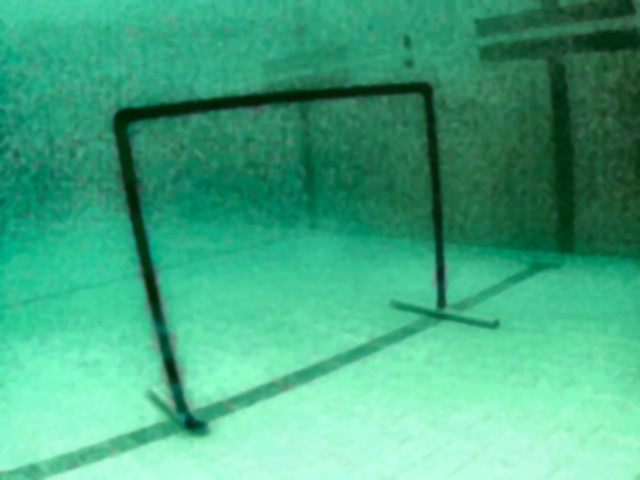
#> input picture smoothed_image.png, 640 x 480 px
$ python threshold.py
#> lines starting #> are read from the running program, lines starting #| are printed output that depends on the picture; after the words box and inside, x2 and y2 are one past the last pixel; in counts of white or black regions, pixels touching at a corner belong together
import cv2
import numpy as np

def adjust_thresholds(val):
    # Redefine the thresholds from the trackbar values
    blur_ksize = cv2.getTrackbarPos('Kernel Size', 'Detected Gate') * 2 + 1  # to keep it odd
    lower_threshold = cv2.getTrackbarPos('Lower Threshold', 'Detected Gate')
    upper_threshold = cv2.getTrackbarPos('Upper Threshold', 'Detected Gate')

    # Reapply Gaussian Blur with new kernel size
    blurred = cv2.GaussianBlur(gray, (blur_ksize, blur_ksize), 0)

    # Reapply Canny with new thresholds
    edges = cv2.Canny(blurred, lower_threshold, upper_threshold)

    # Find contours and draw them
    contours, _ = cv2.findContours(edges, cv2.RETR_EXTERNAL, cv2.CHAIN_APPROX_SIMPLE)
    detected_image = image.copy()
    for contour in contours:
        peri = cv2.arcLength(contour, True)
        approx = cv2.approxPolyDP(contour, 0.02 * peri, True)
        if len(approx) == 4:
            cv2.drawContours(detected_image, [approx], -1, (0, 255, 0), 3)

    # Show the results
    cv2.imshow('Detected Gate', detected_image)

# Load the image
image = cv2.imread('smoothed_image.png')
#> image is the input picture: shape (480, 640, 3); mean B, G, R 129.8, 170.1, 68.5
gray = cv2.cvtColor(image, cv2.COLOR_BGR2GRAY)
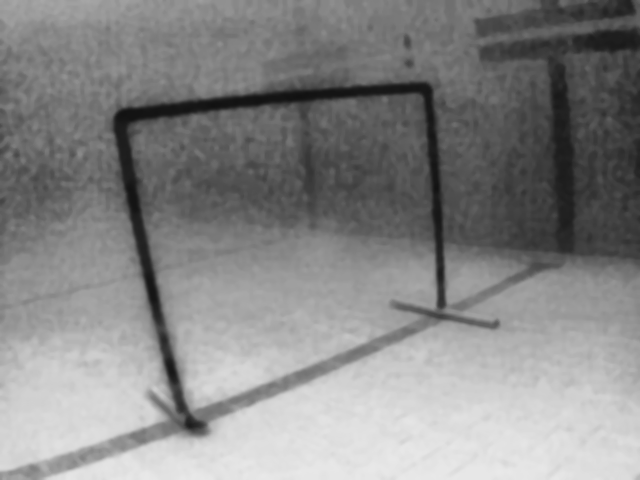
#> gray: shape (480, 640); min 17, max 233, mean 135.2

# Create a window
cv2.namedWindow('Detected Gate')

# Create trackbars
cv2.createTrackbar('Kernel Size', 'Detected Gate', 1, 10, adjust_thresholds)  # Kernel size from 1 to 20
cv2.createTrackbar('Lower Threshold', 'Detected Gate', 50, 255, adjust_thresholds)
cv2.createTrackbar('Upper Threshold', 'Detected Gate', 150, 255, adjust_thresholds)

# Initial call to function to display the initial image
adjust_thresholds(0)  # the argument doesn't matter here
#> in adjust_thresholds, `edges = cv2.Canny(blurred, lower_threshold, upper_threshold)`:
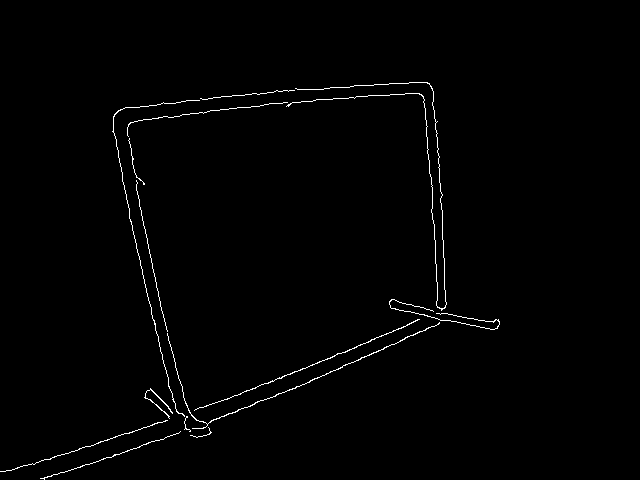
#> edges: shape (480, 640); 0.99% white in thin lines or dots, all inside (x1, y1, x2, y2) = (0, 82, 500, 480)
#> in adjust_thresholds, `contours, _ = cv2.findContours(edges, cv2.RETR_EXTERNAL, cv2.CHAIN_APP..`: contours = 14 contours, 11 with area under 20; largest, box (x1, y1, x2, y2) and area: (167, 322, 440, 429) 72, (194, 319, 420, 411) 48, (144, 388, 173, 419) 38
#> the loop in adjust_thresholds, `for contour in contours:` made 14 passes
#> (peri, approx) on passes 1, 3, 6, 7, 8, 9, 10, 11, 13: (320.4, [[180, 431], [40, 478]]), (377.9, [[167, 420], [0, 471]]), (806.9, [[439, 322], [207, 424], [167, 335], [203, 428]]), (527, [[419, 319], [194, 410]]), (499.2, [[389, 301], [499, 324]]), (329.3, [[136, 180], [167, 331]]), (109.3, [[129, 138], [134, 172], [144, 184], [134, 172]]), (364.6, [[287, 102], [138, 120], [127, 135], [138, 120]]), (201.3, [[294, 90], [200, 98]])
#> peri on passes 2, 4, 5, 12, 14: 58.87, 45.8, 160.1, 851.5, 1505.3
#> after the loop in adjust_thresholds, `for contour in contours:`:
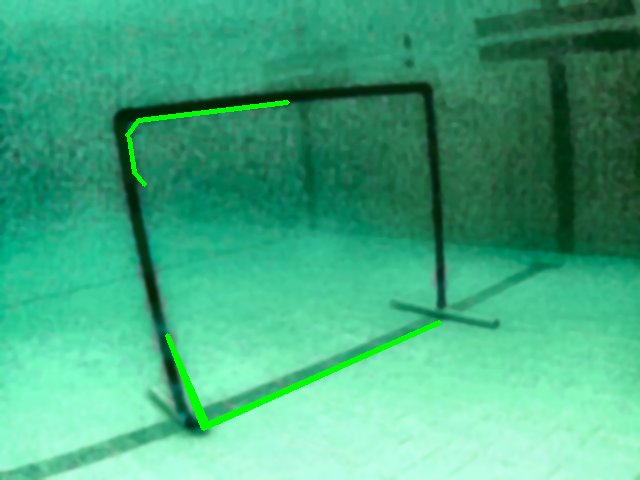
#> detected_image: shape (480, 640, 3); 1.11% of pixels changed, all inside (x1, y1, x2, y2) = (125, 100, 442, 431)

# Wait until user exits
cv2.waitKey(0)
cv2.destroyAllWindows()
